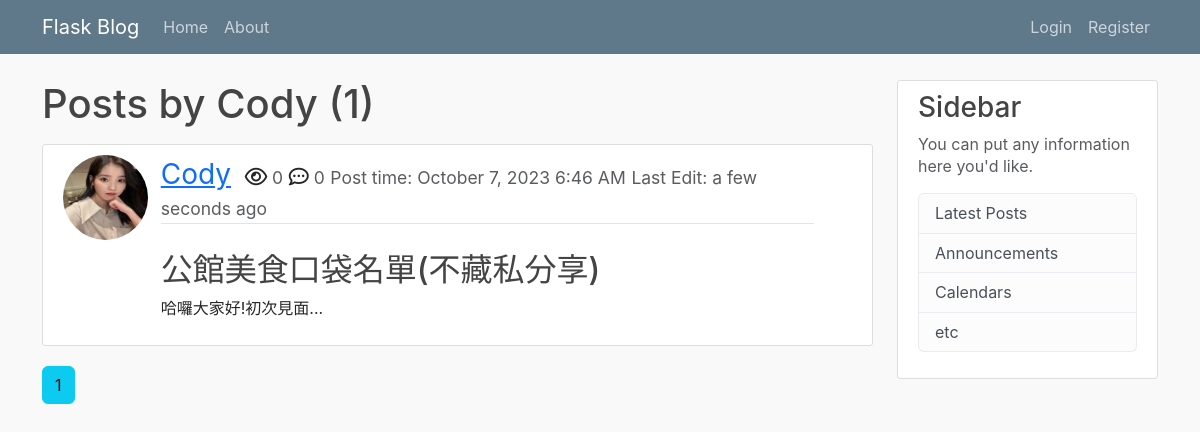
Page /user/Cody on the committed database.
### flask_blog/models.py (models this page shows, shortened)
class User(db.Model, UserMixin):
    __tablename__ = 'user'
    id = db.Column(db.Integer, primary_key=True)
    username = db.Column(db.String(20), unique=True, nullable=False)
    email = db.Column(db.String(120), unique=True, nullable=False)
    image_file = db.Column(db.String(20), unique=False, nullable=False, default='default.jpg')
    password = db.Column(db.String(60), nullable=False)
    posts = db.relationship('Post', backref='author', lazy=True, cascade='all, delete') # lazy="select"
    comments = db.relationship('Comment', backref='user', lazy=True, cascade='all, delete')
    likes = db.relationship('Like', backref='user', lazy=True, cascade='all, delete')

class Post(db.Model):
    __tablename__ = 'post'
    id = db.Column(db.Integer, primary_key=True)
    title = db.Column(db.String(100), nullable=False)
    date_posted = db.Column(db.DateTime, nullable=False, default=datetime.utcnow)
    date_edited = db.Column(db.DateTime) # 這裡應該改成可空且預設為None
    view = db.Column(db.Integer, nullable=False, default=0)
    content = db.Column(db.Text, nullable=False)
    user_id = db.Column(db.Integer, db.ForeignKey('user.id', ondelete='CASCADE'), nullable=False)
    comments = db.relationship('Comment', backref='post', lazy=True, cascade='all, delete')
    category = db.Column(db.String(100), nullable=False)

### flask_blog/users/routes.py (the view)
@users.route('/user/<string:username>')
def user_posts(username):
    page = request.args.get('page', 1, type=int)
    user = User.query.filter_by(username=username).first_or_404()
    posts = Post.query.filter_by(user_id=user.id).order_by(Post.date_posted.desc()).paginate(page=page, per_page=2)
    return render_template('user_posts.html', title = f'User-{username}', posts=posts, user=user)

### flask_blog/templates/user_posts.html
{% extends 'layout.html' %}
{% block content %}
    <h1 class="mb-3">Posts by {{ user.username }} ({{ posts.total }})</h1>
    {% for post in posts.items %}
      <article class="media content-section">
        <div class="row">
          <div class="col-1">
            <img class="rounded-circle article-img" src="{{ url_for('static', filename='profile_pics/' + post.author.image_file) }}">
          </div>
          <div class="media-body col-10">
            <div class="article-metadata">
                <a class="user-name" href="{{ url_for('users.user_posts', username=post.author.username ) }}">{{ post.author.username }}</a>
                <i class="far fa-eye icon-class"></i><small class='text-muted'> {{ post.view }}</small>
                <i class='far fa-comment-dots icon-class'></i><small class='text-muted'> {{ post.comment|length }}</small>
                <small class='text-muted'>Post time: {{ moment(post.date_posted).format('LLL') }}</small>
                {% if post.date_posted != post.date_edited %}
                  <small class= 'text-muted'>Last Edit: {{ moment(post.date_edited).fromNow(refresh=True) }}</small>
                {% endif %}
            </div>
            <br>
            <h2><a class="article-title" href="{{ url_for('posts.post', post_id=post.id) }}">{{ post.title }}</a></h2>
            <p class="article-content">{{ (post.content|striptags)[:50] }}...</p>
          </div>
        </div>
      </article>
    {% endfor %}
    {% for page_num in posts.iter_pages(left_edge=1, right_edge=1, left_current=1, right_current=2) %}
      {% if page_num %}
        {% if posts.page == page_num %}
          <a href="{{ url_for('users.user_posts',username=user.username, page=page_num) }}" class="btn btn-info mb-4">{{ page_num }}</a>
        {% else %}
          <a href="{{ url_for('users.user_posts',username=user.username, page=page_num) }}" class="btn btn-outline-info mb-4">{{ page_num }}</a>
        {% endif %}
      {% else %}
        ...
      {% endif %}
    {% endfor %}
{% endblock content %}

### flask_blog/static/main.css (style rules this page uses)
body { background: #fafafa; color: #333333; margin-top: 5rem; }
h1, h2, h3, h4, h5, h6 { color: #444444; }
.icon-class { font-size: 20px; }
.content-section { background: #ffffff; padding: 10px 20px; border: 1px solid #dddddd; border-radius: 3px; margin-bottom: 20px; }
.article-title { color: #444444; }
.article-content { white-space: pre-line; }
.article-img { height: 85px; width: 85px; margin-right: 16px; }
.media-body { margin-left: 30px; }
.article-metadata { position: relative; padding-bottom: 1px; margin-bottom: 4px; border-bottom: 1px solid #e3e3e3; font-size: 20px; }
.article-metadata .user-name { font-size: 28px; margin-right: 8px; }
.article-title { text-decoration: none; }
.text-muted, a.text-muted:hover, a.text-muted:focus { color: #acacac; }
* { box-sizing: border-box; }
body { font-family: -apple-system, BlinkMacSystemFont, "Segoe UI", Roboto, Helvetica, Arial, sans-serif, "Apple Color Emoji", "Segoe UI Emoji", "Segoe UI Symbol"; line-height: 1.4; color: rgba(0, 0, 0, 0.85); background-color: #f9f9f9; }

### rows in the picture
User: username "Cody"
Post: image_file (picture), author.username "Cody", view "0", comment|length "0", date_posted "October 7, 2023 6:46 AM", date_edited "a few seconds ago", title "公館美食口袋名單(不藏私分享)", content "哈囉大家好!初次見面"

### other values in the picture
{{ posts.total }} "1"
{{ page_num }} "1"
